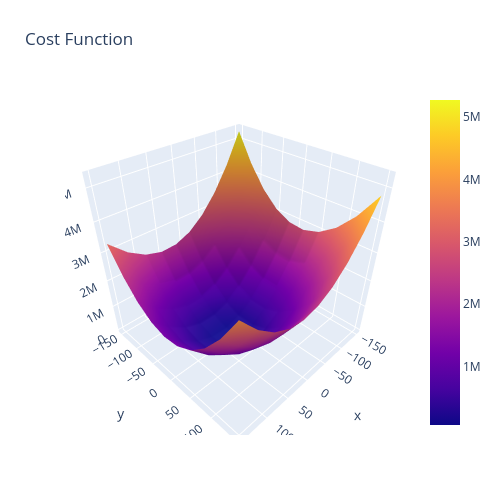

The code cell stored with this chart in its notebook:
### Code cell
import plotly.graph_objects as go

fig = go.Figure(data = [go.Surface(x = m_arr, y = b_arr , z = z_arr)])

fig.update_layout(title ='Cost Function', autosize=False,
                 width=500, height=500,
                 margin=dict(l=65, r=50, b=65, t=90))
fig.show()
fig.write_html("cost_function.html")
